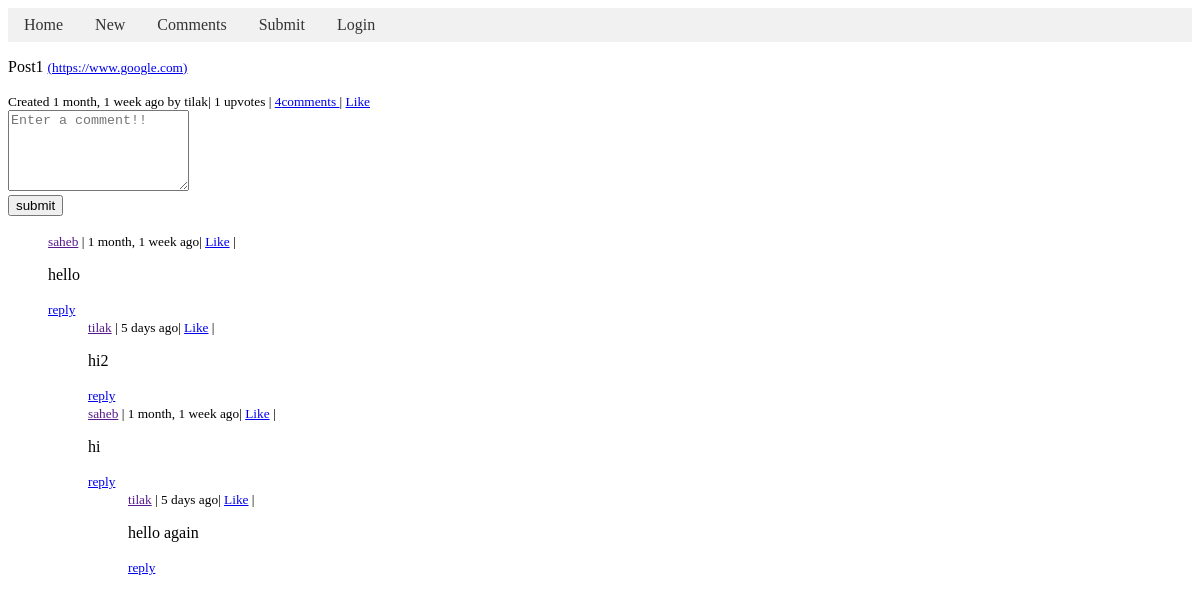
Before: /item/?id=1&reply_to=post with the older database file.
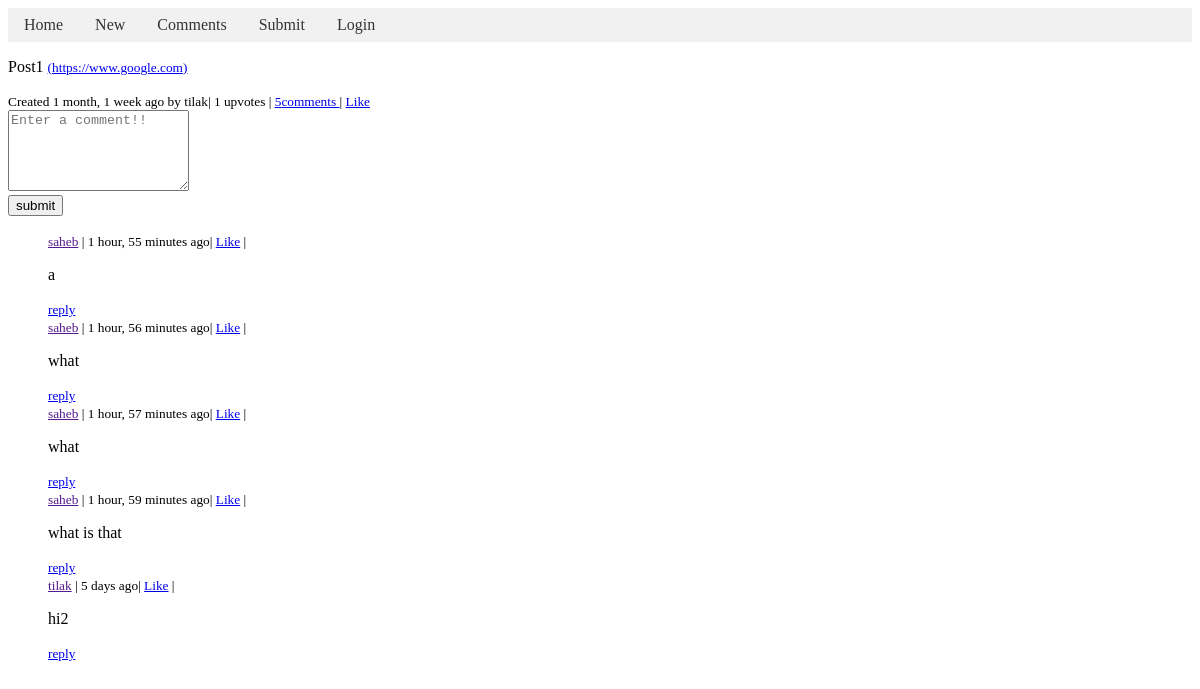
After: the same page with the newer database file.
### base/models.py (models this page shows, shortened)
class Post(models.Model):
    title = models.TextField(max_length=200, null=False)
    url = models.URLField(null=False, unique=True)
    body = models.TextField(max_length=200, null=True)
    created = models.DateTimeField(auto_now_add=True)
    user = models.ForeignKey(User, on_delete=models.CASCADE)
    up_users = models.ManyToManyField(User, related_name='upvoted_posts')

class Comment(models.Model):
    user = models.ForeignKey(User, on_delete=models.CASCADE)
    created = models.DateTimeField(auto_now_add=True)
    parent = models.ForeignKey('self', on_delete=models.CASCADE, blank=True, null=True)
    body = models.TextField(max_length=200)
    post = models.ForeignKey(Post, on_delete=models.CASCADE, default=1)
    up_users = models.ManyToManyField(User, related_name='upvoted_comments')
    class Meta:
        ordering = ['-created']

class User(AbstractUser):
    name = models.TextField(max_length=200, null=True)
    username = models.TextField(max_length=200, null=False, unique=True)
    email = models.EmailField(null=True)
    about = models.TextField(max_length=200, null=True)
    created = models.DateTimeField(auto_now_add=True)
    fav_posts = models.ManyToManyField('Post', related_name='fav_by')
    fav_comments = models.ManyToManyField('Comment', related_name='fav_by')
    def __str__(self):
        return self.username

### base/views.py (the view, shortened to what this page needs)
# urls.py: path('item/', views.items, name='items'),
def items(request):
    pk = request.GET.get('id')
    reply_to = request.GET.get('reply_to')
    if reply_to == 'post':
        post = Post.objects.get(id=pk)
        comments = Comment.objects.filter(post=post, parent=None)
        context = {"comments" : comments, "post" : post}
    return render(request, 'base/items.html', context)

### base/templates/base/items.html (shortened to what this page needs)
{% extends 'main.html' %}
{% block content %}
<div>
    {% if post is not None %}
        <p>
            {{post.title}}
            <small><a href="{{post.url}}" target="_blank">({{post.url}})</a>
            </small>
        </p>
        <small>Created {{post.created|timesince}} ago by {{post.user}}| {{post.up_users.count}} upvotes |
            <a href="{% url 'items' %}?id={{post.id}}&reply_to=post">{{post.comment_set.count}}comments </a>
            | {% if request.user not in post.up_users.all %} <a href="{% url 'upvote' 'p' post.id%}">Like</a>
            {% else %} <a href="{% url 'dvote' 'p' post.id%}">Unlike</a>{% endif %}
        </small>
    {% endif %}
</div>
<div>
    {% include 'base/comment_form.html' %}
</div>
{% include 'base/comment_tree.html' with comments=comments %}
{% endblock content %}

### base/templates/base/comment_tree.html
<ul style="list-style: none;">
    {% for comment in comments %}
        <li>
            <div>
                <small><a href="" target="_blank">{{comment.user}}</a> |
                    {{comment.created|timesince}} ago| {% if request.user not in comment.up_users.all %} <a href="{% url 'upvote' 'c' comment.id %}">Like</a>
                    {% else %} <a href="{% url 'dvote' 'c' comment.id %}">Unlike</a>{% endif %} | {% if request.user == comment.user %} <a href = "{% url 'deleteComment' %}?id={{comment.id}}">Delete</a>{% endif %}
                </small>
                <p>
                     {{comment.body}}
                </p>
                <small>
                    <a href="{% url 'items' %}?id={{comment.id}}&reply_to=comment">reply</a>
                </small>
            </div>
                {% include "base/comment_tree.html" with comments=comment.comment_set.all %}
        </li>
    {% endfor %}
</ul>

Changed rows visible on the page:
removed Comment: user "saheb", created "1 month, 1 week", shows "Like", body "hello", Comment (user "tilak", created "5 days", shows "Like", body "hi2")
removed Comment: user "saheb", created "1 month, 1 week", shows "Like", body "hi"
removed Comment: user "tilak", created "5 days", shows "Like", body "hello again", shown under "saheb"
computed for Post "Post1": comment_set.count "4" → "5"
added Comment: user "saheb", created "1 hour, 55 minutes", shows "Like", body "a"
added Comment: user "saheb", created "1 hour, 56 minutes", shows "Like", body "what"
added Comment: user "saheb", created "1 hour, 57 minutes", shows "Like", body "what"
added Comment: user "saheb", created "1 hour, 59 minutes", shows "Like", body "what is that"
now on one of the page's lists (row edited): Comment: user "tilak", created "5 days", body "hi2"
